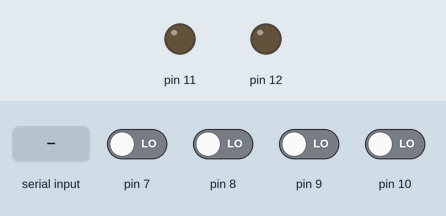
Recording of a sketch running on a simulated Arduino Uno, built with avr-gcc and run on an emulated ATmega328P. Parts: output pins drawn as LEDs (lit = HIGH). Dashed ring = blinking. The inputs (shaded band) are chosen by the test bench; at power-on: pin 7–10 LOW.

Above: at 2.2 s.
2.3 s: "4" received over the second serial link
At 2.51 s:
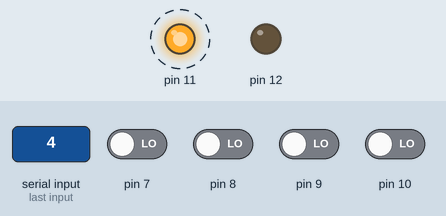
5.3 s: "2" received over the second serial link
At 6.1 s:
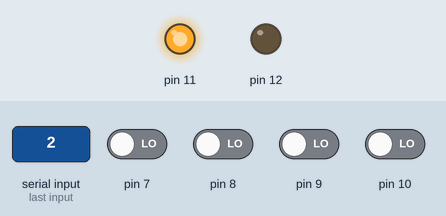
6.8 s: "1" received over the second serial link
At 7.3 s:
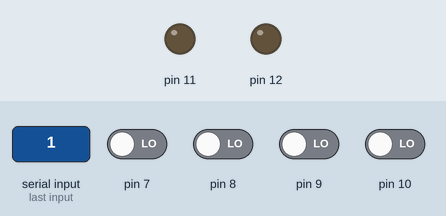
Timing chart, 0 to 9.8 s (numbered marks = the images above; inputs shaded):
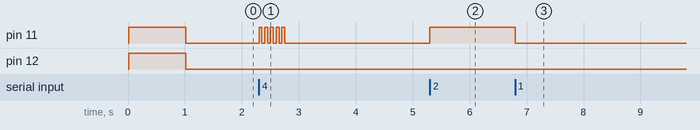

The sketch:

Arcade.ino
```cpp
#include "SoftwareSerial.h"
SoftwareSerial serial_connection(5, 6);//Create a serial connection with TX and RX on these pins
#define BUFFER_SIZE 64//This will prevent buffer overruns.
int value1= 0;
int value2= 0;
int value3= 0;
int value4= 0;
int var;
void setup() {
  // put your setup code here, to run once:
  pinMode(7, INPUT);
  pinMode(8, INPUT);
  pinMode(9, INPUT);
  pinMode(10, INPUT);
  pinMode(11, OUTPUT);
  pinMode(12, OUTPUT);
  //Serial.begin(9600);
  serial_connection.begin(9600);
  serial_connection.println("Ready!!!");//Send something to just start comms. This will never be seen.
  //Serial.println("Started");//Tell the serial monitor that the sketch has started.
  digitalWrite(12 , HIGH);
  digitalWrite(11 , HIGH);
  delay(1000);
  digitalWrite(12 , LOW);
  digitalWrite(11 , LOW);
}

void loop() {
  //if (Serial.available()>0)
  //{Serial.flush () // }

    char option = serial_connection.read();
    if(option=='1'){
        digitalWrite(10 , HIGH);
        digitalWrite(11 , LOW);
    }else if(option=='2'){
        digitalWrite(10 , LOW);
        digitalWrite(11 , HIGH);
    }else if(option=='3'){
        for (int i = 0; i <= 4; i++) {
        digitalWrite(10 , LOW);
        delay(50);
        digitalWrite(10 , HIGH);
        delay(50);
        }
    }else if(option=='4'){
      for (int i = 0; i <= 4; i++) {
              digitalWrite(10 , LOW);
              digitalWrite(11 , HIGH);
              delay(50);
              digitalWrite(10 , HIGH);
              digitalWrite(11 , LOW);
              delay(50);
        }
    }

  value1= digitalRead(7);
  value2= digitalRead(8);
  value3= digitalRead(9);
  value4= digitalRead(10);
  if (value3 == HIGH){
    var=3;

  }else if(value1 == HIGH){
    var=1;

  }else if (value2 == HIGH){
    var=2;

  }else if (value4 == HIGH){
    var=4;

  }else{
    var=0;

  }
  serial_connection.println(var);
}
```

Measured:
- after the input at 2.3 s, pin 11: alternates HIGH for 0.05 s and LOW for 0.05 s, 10 changes in all, then stays LOW, starting at once
- after the input at 5.3 s, pin 11: LOW → HIGH at once
- after the input at 6.8 s, pin 11: HIGH → LOW at once
